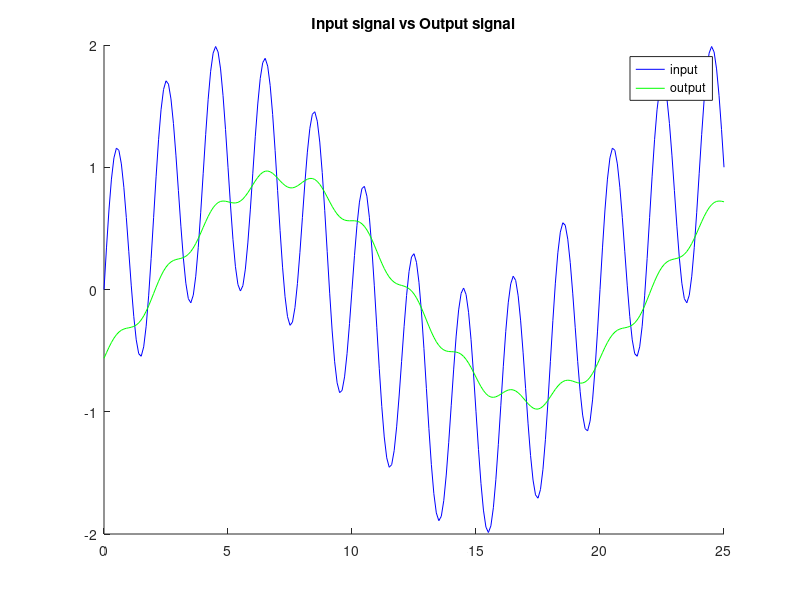

Reproduce this figure in MATLAB.
clear;
%% Obtain conj pole locations
r = 0.65; % radial distance
dc_gain = 0.195;

pang = pi/10; % pole angle
xp = r * cos(pang);
yp = r * sin(pang);


%% Low Pass Filter
num = dc_gain;
% expression to guarantee conj poles.
% derived very painfully :(
den = [1, -2*xp, xp^2 + yp^2]; 

disp(num);
disp(den);

% uncomment to see everything
% fvtool(num, den) 

%% Implement the transfer function
figure; 
hold on;
H = @(w) 0.1950 / (1 - 1.2364 * exp(-1i*w) + 0.4255 * exp(-2*1i*w));
% initial signal
t = 0 : 0.1 : 25;
x = sin(pi/10 * t) + sin(pi*t);
% filtered signal
y = abs(H(pi/10))*sin(pi/10 * t + angle(H(pi/10))) + abs(H(pi))*sin(pi*t + angle(H(pi)));
plot(t, x, 'blue');
plot(t, y, 'green');
legend('input', 'output');
title('Input signal vs Output signal');